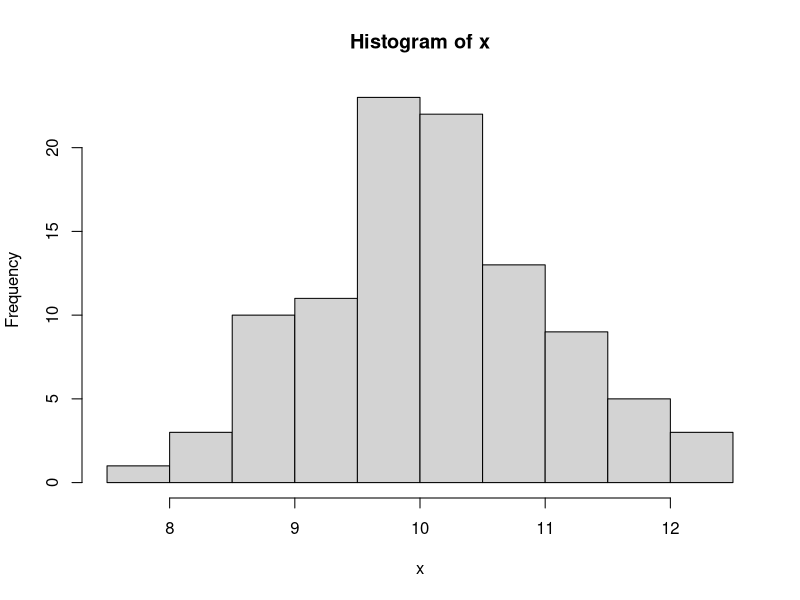
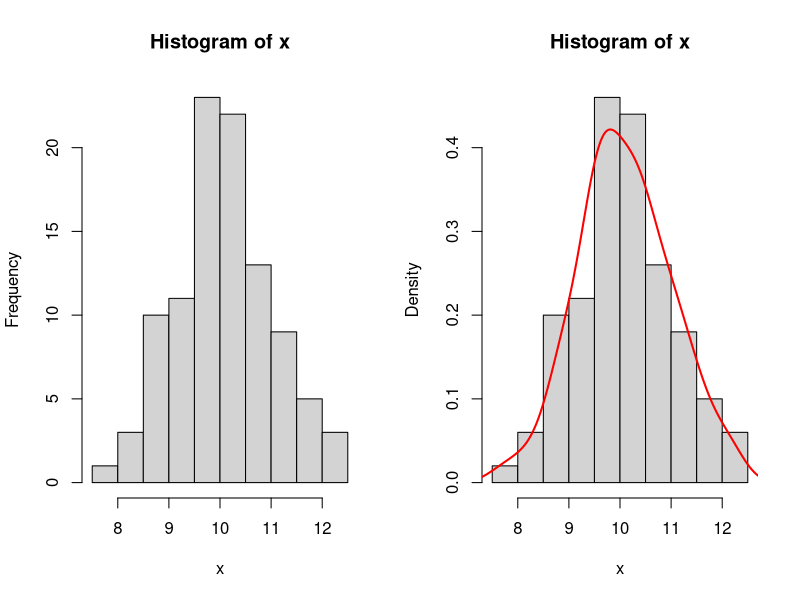

Write the R code that produced these figures, in order.
set.seed(123)
n= 100
mu = 10
sigma = 1
x= rnorm(n,mu,sigma)
hist(x)
#Densidad 
par(mfrow=c(1,2))
hist(x)
hist(x,freq = F)
densidad = density(x)
lines(densidad,lwd=2,col="red")